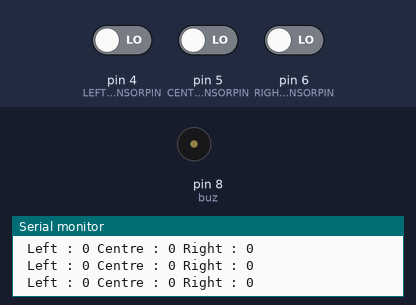
Bench run of a sketch on a simulated Arduino Uno, built with avr-gcc and run on an emulated ATmega328P. Parts: buzzer (waves = sounding, pin HIGH), the last lines printed to the serial monitor. The inputs (shaded band) are chosen by the test bench; at power-on: pin 4 (LEFT_SENSORPIN) LOW, pin 6 (RIGHT_SENSORPIN) LOW, pin 5 (CENTER_SENSORPIN) LOW.

Above: at 1.2 s.
1.3 s: pin 4 (LEFT_SENSORPIN) driven HIGH and pin 6 (RIGHT_SENSORPIN) driven HIGH
At 1.9 s:
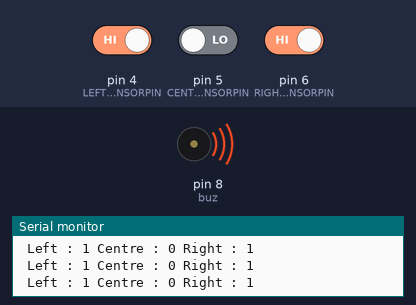
3.0 s: pin 4 (LEFT_SENSORPIN) driven LOW
At 4.3 s:
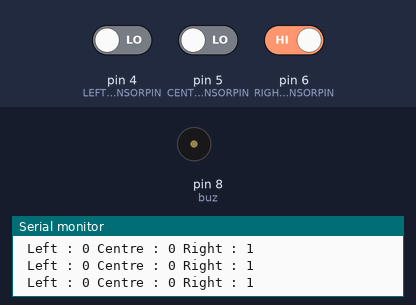
4.6 s: pin 4 (LEFT_SENSORPIN) driven HIGH
At 5.8 s:
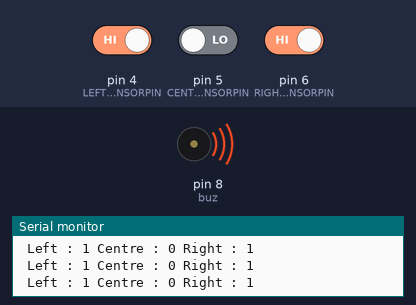
Timing chart, 0 to 7.6 s (numbered marks = the images above; inputs shaded):
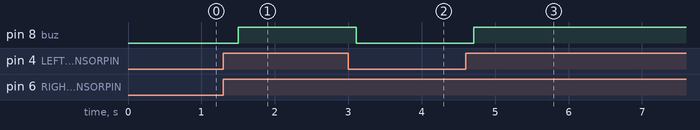

Measured:
- after the input at 1.3 s, pin 8 (buz): LOW → HIGH after 0.20 s
- after the input at 3.0 s, pin 8 (buz): HIGH → LOW after 0.11 s
- after the input at 4.6 s, pin 8 (buz): LOW → HIGH after 0.11 s

The sketch:

trackersensor.ino
```cpp
// connect the sensors to digital pins
#define LEFT_SENSORPIN 4
#define CENTER_SENSORPIN 5
#define RIGHT_SENSORPIN 6
 int buz = 8;
void setup()
{
  Serial.begin(9600);
  pinMode(LEFT_SENSORPIN,INPUT);
  pinMode(CENTER_SENSORPIN,INPUT);
  pinMode(RIGHT_SENSORPIN,INPUT);
  pinMode(buz, OUTPUT);
}

void loop()
{
  // read input from sensors
  byte leftSensor=digitalRead(LEFT_SENSORPIN);
  byte centerSensor=digitalRead(CENTER_SENSORPIN);
  byte rightSensor=digitalRead(RIGHT_SENSORPIN);

  Serial.print(" Left : ");
  Serial.print(leftSensor);
  Serial.print(" Centre : ");
  Serial.print(centerSensor);
  Serial.print(" Right : ");
  Serial.print(rightSensor);
  Serial.println();
  delay(100);
  if(leftSensor == 1 && rightSensor ==1 )
  {
    digitalWrite(buz, HIGH);
    delay(100);
  }
  else
  {
    digitalWrite(buz, LOW);
    delay(100);
  }
}
```
